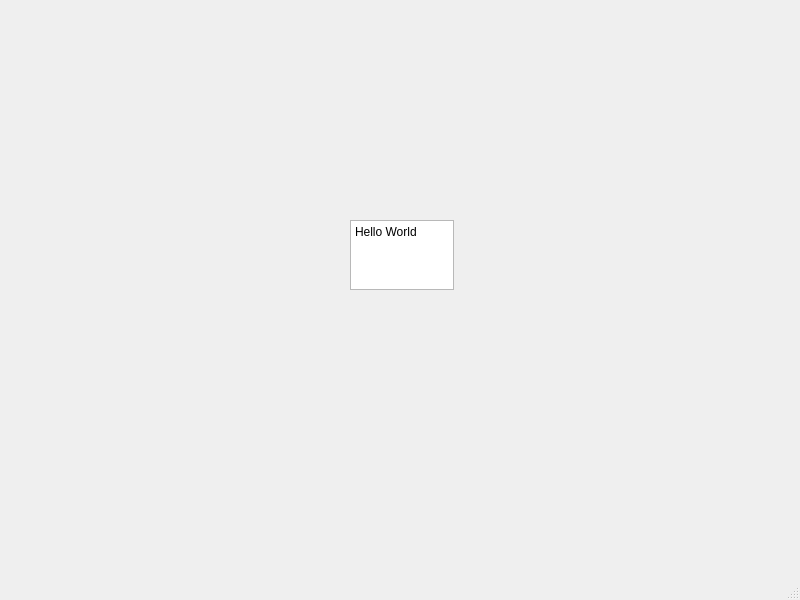
<?xml version="1.0" encoding="UTF-8"?>
<ui version="4.0">
 <class>MainWindow</class>
 <widget class="QMainWindow" name="MainWindow">
  <property name="geometry">
   <rect>
    <x>0</x>
    <y>0</y>
    <width>800</width>
    <height>600</height>
   </rect>
  </property>
  <property name="windowTitle">
   <string>MainWindow</string>
  </property>
  <widget class="QWidget" name="centralwidget">
   <widget class="QPlainTextEdit" name="plainTextEdit">
    <property name="geometry">
     <rect>
      <x>350</x>
      <y>220</y>
      <width>104</width>
      <height>70</height>
     </rect>
    </property>
    <property name="plainText">
     <string>Hello World</string>
    </property>
   </widget>
  </widget>
  <widget class="QMenuBar" name="menubar">
   <property name="geometry">
    <rect>
     <x>0</x>
     <y>0</y>
     <width>800</width>
     <height>21</height>
    </rect>
   </property>
  </widget>
  <widget class="QStatusBar" name="statusbar"/>
 </widget>
 <resources/>
 <connections/>
</ui>
